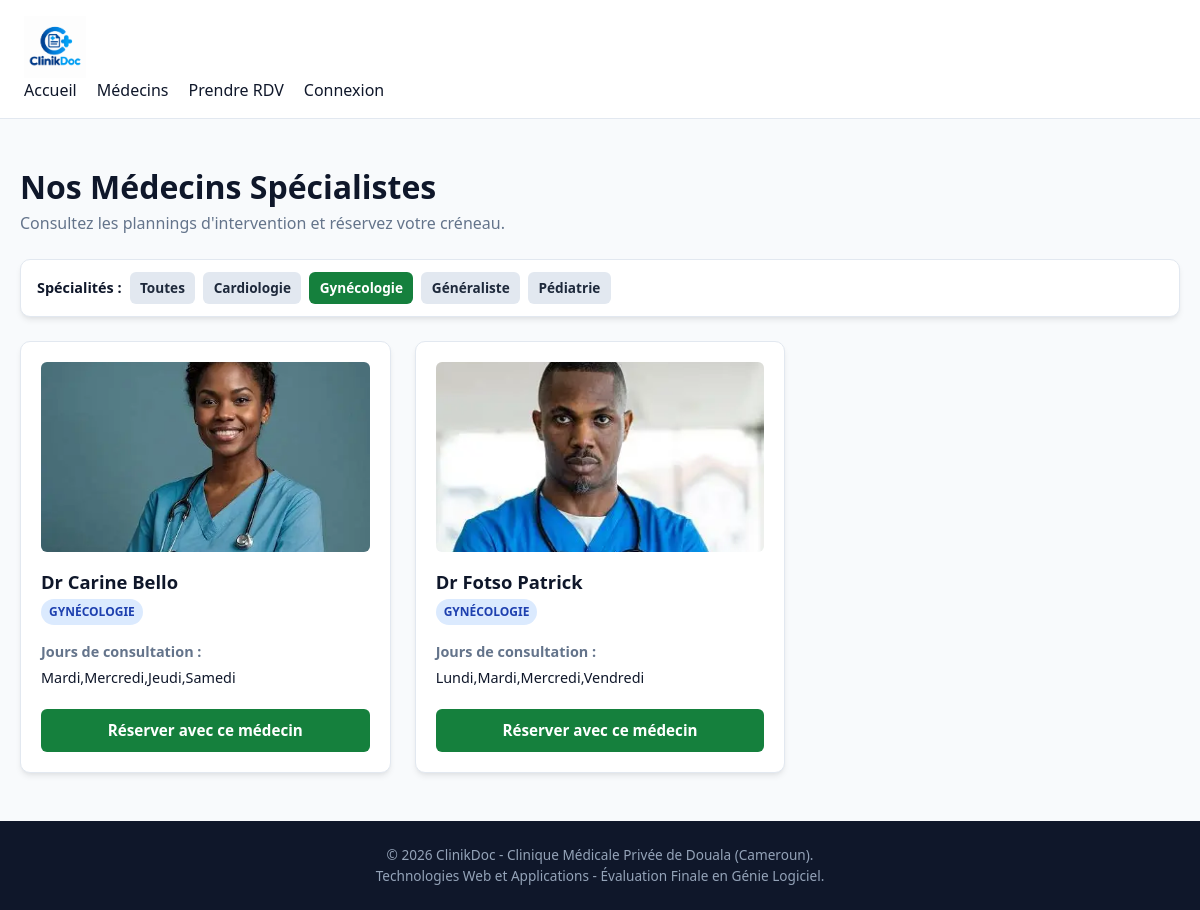
Page /medecins?specialite=Gynécologie on the committed database.
### tables this page shows
CREATE TABLE medecins (
    id INTEGER PRIMARY KEY AUTOINCREMENT,
    nom TEXT NOT NULL,
    specialite TEXT NOT NULL CHECK (specialite IN ('Généraliste', 'Pédiatrie', 'Gynécologie', 'Cardiologie')),
    photo TEXT NOT NULL DEFAULT 'default_doc.png',
    jours_consultation TEXT NOT NULL, -- Ex: 'Lundi,Mardi,Jeudi'
    actif INTEGER NOT NULL DEFAULT 1 CHECK (actif IN (0, 1))
, login TEXT, empreinte TEXT);

### app.py (the view)
@app.route("/medecins")
def medecins():
    specialite = request.args.get("specialite", "").strip()
    db = get_db()
    specialites = [row["specialite"] for row in db.execute(
        "SELECT DISTINCT specialite FROM medecins WHERE actif = 1 ORDER BY specialite"
    ).fetchall()]
    if specialite and specialite in specialites:
        liste_medecins = db.execute(
            "SELECT * FROM medecins WHERE actif = 1 AND specialite = ? ORDER BY nom",
            (specialite,)
        ).fetchall()
    else:
        liste_medecins = db.execute(
            "SELECT * FROM medecins WHERE actif = 1 ORDER BY nom"
        ).fetchall()
    return render_template("medecins.html",
                           medecins=liste_medecins,
                           specialites=specialites,
                           specialite_active=specialite)

### app.py (called while the page is built, shortened)
def get_db():
    if "db" not in g:
        g.db = sqlite3.connect(app.config["DATABASE"])
        g.db.row_factory = sqlite3.Row  # Accès aux colonnes par leur nom
        g.db.execute("PRAGMA foreign_keys = ON;")
        colonnes = {row["name"] for row in g.db.execute("PRAGMA table_info(medecins)")}
        if "login" not in colonnes:
            g.db.execute("ALTER TABLE medecins ADD COLUMN login TEXT")
        if "empreinte" not in colonnes:
            g.db.execute("ALTER TABLE medecins ADD COLUMN empreinte TEXT")
        g.db.execute(
            "CREATE UNIQUE INDEX IF NOT EXISTS idx_medecins_login ON medecins(login) WHERE login IS NOT NULL"
        )
    return g.db

@app.teardown_appcontext
def fermer_db(exception=None):
    db = g.pop("db", None)
    if db is not None:
        db.close()

### templates/medecins.html (shortened to what this page needs)
{% extends "base.html" %}
{% block contenu %}
<div style="margin-bottom: 1.5rem;">
  <h1>Nos Médecins Spécialistes</h1>
  <p style="color: var(--text-muted);">Consultez les plannings d'intervention et réservez votre créneau.</p>
</div>
<div class="card" style="padding: 0.75rem 1rem; margin-bottom: 1.5rem;">
  <div style="display: flex; gap: 0.5rem; flex-wrap: wrap; align-items: center;">
    <span style="font-weight: 600; font-size: 0.9rem;">Spécialités :</span>
    <a href="{{ url_for('medecins') }}"
       class="btn btn-sm {% if not specialite_active %}btn-primary{% else %}btn-secondary{% endif %}">
       Toutes
    </a>
    {% for spec in specialites %}
      <a href="{{ url_for('medecins', specialite=spec) }}"
         class="btn btn-sm {% if specialite_active == spec %}btn-primary{% else %}btn-secondary{% endif %}">
         {{ spec }}
      </a>
    {% endfor %}
  </div>
</div>
<div class="grid-3">
  {% set portraits = ['OIP.webp', 'OIP (1).webp', 'OIP (2).webp', 'OIP (3).webp'] %}
  {% for medecin in medecins %}
    <article class="card">
      <img class="doctor-photo" src="{{ url_for('static', filename='images/' ~ portraits[(medecin.id - 1) % portraits|length]) }}" alt="Portrait de {{ medecin.nom }}">
      <div style="display: flex; align-items: center; gap: 1rem; margin-bottom: 1rem;">
        <div>
          <h2 style="font-size: 1.15rem; margin-bottom: 0.2rem;">{{ medecin.nom }}</h2>
          <span class="badge badge-prevu">{{ medecin.specialite }}</span>
        </div>
      </div>
      <div style="font-size: 0.9rem; margin-bottom: 1.25rem;">
        <p style="color: var(--text-muted); margin-bottom: 0.25rem;"><strong>Jours de consultation :</strong></p>
        <p>{{ medecin.jours_consultation }}</p>
      </div>
      <a href="{{ url_for('reserver', medecin_id=medecin.id) }}" class="btn btn-primary" style="width: 100%;">
        Réserver avec ce médecin
      </a>
    </article>
  {% else %}
    <p style="grid-column: 1 / -1; text-align: center; color: var(--text-muted);">Aucun médecin trouvé dans cette spécialité.</p>
  {% endfor %}
</div>
{% endblock %}

### public/static/css/style.css (style rules this page uses)
:root { --primary: #15803d; --primary-hover: #166534; --primary-light: #dcfce7; --secondary: #0284c7; --accent: #f97316; --bg-page: #f8fafc; --bg-card: #ffffff; --text-main: #0f172a; --text-muted: #64748b; --border-color: #e2e8f0; --danger: #dc2626; --danger-light: #fee2e2; --success: #16a34a; --radius-sm: 6px; --radius-md: 10px; --shadow: 0 4px 6px -1px rgba(0, 0, 0, 0.08), 0 2px 4px -2px rgba(0, 0, 0, 0.05); }
*, *::before, *::after { box-sizing: border-box; margin: 0; padding: 0; }
body { font-family: system-ui, -apple-system, "Segoe UI", Roboto, Helvetica, Arial, sans-serif; background-color: var(--bg-page); color: var(--text-main); line-height: 1.5; display: flex; flex-direction: column; min-height: 100vh; }
img { max-width: 100%; height: auto; display: block; }
a { color: var(--secondary); text-decoration: none; }
.doctor-photo { width: 100%; height: 190px; object-fit: cover; object-position: center 30%; border-radius: var(--radius-sm); margin-bottom: 1rem; }
.btn { display: inline-block; padding: 0.65rem 1.25rem; font-size: 0.95rem; font-weight: 600; border-radius: var(--radius-sm); border: none; cursor: pointer; text-align: center; transition: background-color 0.15s ease-in-out; }
.btn-primary { background-color: var(--primary); color: #ffffff; }
.btn-secondary { background-color: #e2e8f0; color: #1e293b; }
.btn-sm { padding: 0.35rem 0.65rem; font-size: 0.85rem; }
.card { background-color: var(--bg-card); border: 1px solid var(--border-color); border-radius: var(--radius-md); padding: 1.25rem; box-shadow: var(--shadow); margin-bottom: 1.5rem; }
.badge { display: inline-block; padding: 0.25rem 0.5rem; font-size: 0.75rem; font-weight: 700; text-transform: uppercase; border-radius: 9999px; }
.badge-prevu { background-color: #dbeafe; color: #1e40af; }
@media (min-width: 1024px) { .grid-3 { display: grid; grid-template-columns: repeat(3, 1fr); gap: 1.5rem; } }

### rows in the picture
medecins: shows a picture, nom "Dr Carine Bello", specialite "GYNÉCOLOGIE", jours_consultation "Mardi,Mercredi,Jeudi,Samedi"
medecins: shows a picture, nom "Dr Fotso Patrick", specialite "GYNÉCOLOGIE", jours_consultation "Lundi,Mardi,Mercredi,Vendredi"

### other values in the picture
{{ spec }} "Cardiologie" "Gynécologie" "Généraliste" "Pédiatrie"
